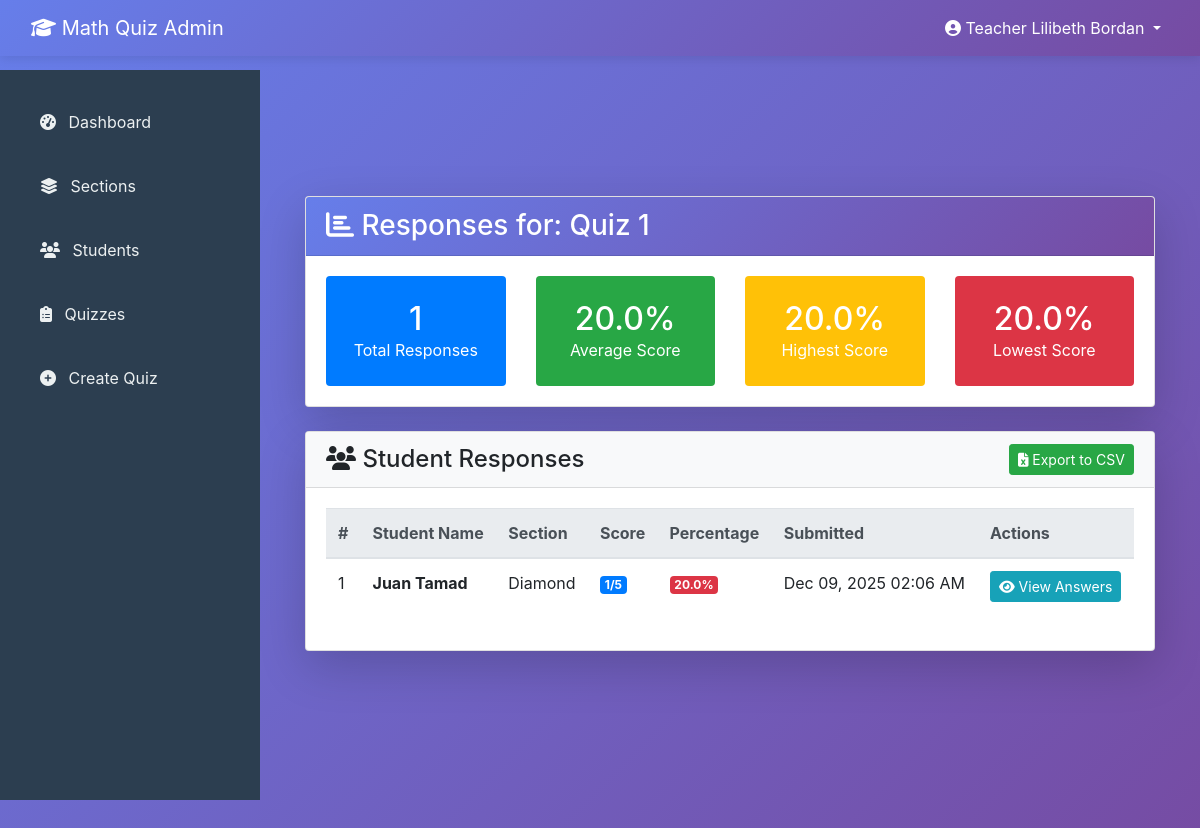
The page /views/admin/view-responses.php?id=1 (signed in) on the database its author committed.
### tables this page shows
CREATE TABLE `quizzes` (
  `id` int(11) NOT NULL,
  `title` varchar(200) NOT NULL,
  `date` date NOT NULL,
  `topic` varchar(100) DEFAULT NULL,
  `instructions` text DEFAULT NULL,
  `share_code` varchar(50) NOT NULL,
  `created_by` int(11) NOT NULL,
  `status` enum('active','inactive','archived') DEFAULT 'active',
  `created_at` timestamp NOT NULL DEFAULT current_timestamp(),
  `updated_at` timestamp NOT NULL DEFAULT current_timestamp() ON UPDATE current_timestamp()
);

CREATE TABLE `quiz_responses` (
  `id` int(11) NOT NULL,
  `quiz_id` int(11) NOT NULL,
  `student_id` int(11) NOT NULL,
  `score` int(11) NOT NULL,
  `total_questions` int(11) NOT NULL,
  `percentage` decimal(5,2) NOT NULL,
  `submitted_at` timestamp NOT NULL DEFAULT current_timestamp()
);

CREATE TABLE `students` (
  `id` int(11) NOT NULL,
  `name` varchar(100) NOT NULL,
  `section` varchar(50) NOT NULL,
  `password` varchar(255) DEFAULT NULL,
  `is_guest` tinyint(1) DEFAULT 0,
  `created_at` timestamp NOT NULL DEFAULT current_timestamp(),
  `updated_at` timestamp NOT NULL DEFAULT current_timestamp() ON UPDATE current_timestamp()
);

### config/config.php (called while the page is built, shortened)
<?php
class Database {
    private static $instance = null;
    private $conn;
    private function __construct() {
        try {
            $this->conn = new PDO(
                "mysql:host=" . DB_HOST . ";dbname=" . DB_NAME,
                DB_USER,
                DB_PASS,
                array(
                    PDO::ATTR_ERRMODE => PDO::ERRMODE_EXCEPTION,
                    PDO::ATTR_DEFAULT_FETCH_MODE => PDO::FETCH_ASSOC,
                    PDO::MYSQL_ATTR_INIT_COMMAND => "SET NAMES utf8"
                )
            );
        } catch(PDOException $e) {
            die("Connection failed: " . $e->getMessage());
        }
    }
    public static function getInstance() {
        if(!self::$instance) {
            self::$instance = new Database();
        }
        return self::$instance;
    }
    public function getConnection() {
        return $this->conn;
    }
}
?>

### models/Quiz.php (called while the page is built, shortened)
<?php
class Quiz {
    private $db;
    public function __construct() {
        $this->db = Database::getInstance()->getConnection();
    }
    public function getById($id) {
        $stmt = $this->db->prepare("SELECT * FROM quizzes WHERE id = ?");
        $stmt->execute([$id]);
        return $stmt->fetch();
    }
    public function getResponses($quizId) {
        $stmt = $this->db->prepare("SELECT qr.*, s.name, s.section
                                     FROM quiz_responses qr
                                     JOIN students s ON qr.student_id = s.id
                                     WHERE qr.quiz_id = ?
                                     ORDER BY qr.submitted_at DESC");
        $stmt->execute([$quizId]);
        return $stmt->fetchAll();
    }
}
?>

### views/admin/view-responses.php (the view, shortened to what this page needs)
<?php
require_once '../../config/config.php';
require_once '../../models/Quiz.php';
$quizId = isset($_GET['id']) ? intval($_GET['id']) : 0;
$quizModel = new Quiz();
$quiz = $quizModel->getById($quizId);
$responses = $quizModel->getResponses($quizId);
$totalResponses = count($responses);
$averageScore = 0;
$highestScore = 0;
$lowestScore = 100;
if($totalResponses > 0) {
    $totalPercentage = 0;
    foreach($responses as $response) {
        $totalPercentage += $response['percentage'];
        if($response['percentage'] > $highestScore) $highestScore = $response['percentage'];
        if($response['percentage'] < $lowestScore) $lowestScore = $response['percentage'];
    }
    $averageScore = $totalPercentage / $totalResponses;
}
?>
<?php include '../../includes/admin-layout.php'; ?>
<div class="container mt-5 pt-5">
    <div class="row mb-4">
        <div class="col-md-12">
            <div class="card shadow-lg">
                <div class="card-header text-white" style="background: linear-gradient(135deg, #667eea, #764ba2);">
                    <h3 class="mb-0"><i class="fas fa-chart-bar"></i> Responses for: <?php echo htmlspecialchars($quiz['title']); ?></h3>
                </div>
                <div class="card-body">
                    <div class="row text-center">
                        <div class="col-md-3">
                            <div class="stat-box bg-primary text-white p-4 rounded">
                                <h2 class="mb-0"><?php echo $totalResponses; ?></h2>
                                <p class="mb-0">Total Responses</p>
                            </div>
                        </div>
                        <div class="col-md-3">
                            <div class="stat-box bg-success text-white p-4 rounded">
                                <h2 class="mb-0"><?php echo number_format($averageScore, 1); ?>%</h2>
                                <p class="mb-0">Average Score</p>
                            </div>
                        </div>
                        <div class="col-md-3">
                            <div class="stat-box bg-warning text-white p-4 rounded">
                                <h2 class="mb-0"><?php echo number_format($highestScore, 1); ?>%</h2>
                                <p class="mb-0">Highest Score</p>
                            </div>
                        </div>
                        <div class="col-md-3">
                            <div class="stat-box bg-danger text-white p-4 rounded">
                                <h2 class="mb-0"><?php echo $totalResponses > 0 ? number_format($lowestScore, 1) : 0; ?>%</h2>
                                <p class="mb-0">Lowest Score</p>
                            </div>
                        </div>
                    </div>
                </div>
            </div>
        </div>
    </div>
    <div class="card shadow-lg">
        <div class="card-header bg-light">
            <div class="d-flex justify-content-between align-items-center">
                <h4 class="mb-0"><i class="fas fa-users"></i> Student Responses</h4>
                <?php if($totalResponses > 0): ?>
                    <button class="btn btn-success btn-sm" onclick="exportToCSV()">
                        <i class="fas fa-file-excel"></i> Export to CSV
                    </button>
                <?php endif; ?>
            </div>
        </div>
        <div class="card-body">
            <?php if(empty($responses)): ?>
                <div class="text-center py-5">
                    <i class="fas fa-inbox fa-4x text-muted mb-3"></i>
                    <p class="text-muted">No responses yet. Share the quiz link with your students!</p>
                    <button class="btn btn-primary" onclick="copyShareLink()">
                        <i class="fas fa-share"></i> Copy Share Link
                    </button>
                </div>
            <?php else: ?>
                <div class="table-responsive">
                    <table class="table table-hover" id="responsesTable">
                        <thead class="thead-light">
                            <tr>
                                <th>#</th>
                                <th>Student Name</th>
                                <th>Section</th>
                                <th>Score</th>
                                <th>Percentage</th>
                                <th>Submitted</th>
                                <th>Actions</th>
                            </tr>
                        </thead>
                        <tbody>
                            <?php foreach($responses as $index => $response): ?>
                                <tr>
                                    <td><?php echo $index + 1; ?></td>
                                    <td><strong><?php echo htmlspecialchars($response['name']); ?></strong></td>
                                    <td><?php echo htmlspecialchars($response['section']); ?></td>
                                    <td>
                                        <span class="badge badge-lg badge-primary">
                                            <?php echo $response['score']; ?>/<?php echo $response['total_questions']; ?>
                                        </span>
                                    </td>
                                    <td>
                                        <?php
                                        $percentage = $response['percentage'];
                                        $badgeClass = 'secondary';
                                        if($percentage >= 90) $badgeClass = 'success';
                                        elseif($percentage >= 75) $badgeClass = 'primary';
                                        elseif($percentage >= 60) $badgeClass = 'warning';
                                        else $badgeClass = 'danger';
                                        ?>
                                        <span class="badge badge-<?php echo $badgeClass; ?>">
                                            <?php echo number_format($percentage, 1); ?>%
                                        </span>
                                    </td>
                                    <td><?php echo date('M d, Y h:i A', strtotime($response['submitted_at'])); ?></td>
                                    <td>
                                        <a href="view-student-answers.php?response_id=<?php echo $response['id']; ?>" class="btn btn-sm btn-info">
                                            <i class="fas fa-eye"></i> View Answers
                                        </a>
                                    </td>
                                </tr>
                            <?php endforeach; ?>
                        </tbody>
                    </table>
                </div>
            <?php endif; ?>
        </div>
    </div>
</div>
<?php include '../../includes/admin-layout-footer.php'; ?>

### includes/admin-layout.php (style rules this page uses)
body { background: linear-gradient(135deg, #667eea 0%, #764ba2 100%); min-height: 100vh; }

### views/admin/view-responses.php (style rules this page uses)
.stat-box { transition: all 0.3s; }

### rows shown on the page
quizzes: title "Quiz 1"
quiz_responses: percentage "20.0", student.name "Juan Tamad", student.section "Diamond", score "1", total_questions "5", submitted_at "Dec 09, 2025 02:06 AM"

### other values the page prints
$_SESSION['admin_name'] "Teacher Lilibeth Bordan"
$totalResponses "1"
$averageScore "20.0"
